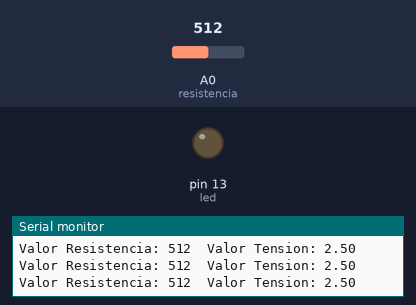
The sketch below on a simulated Arduino Uno, built with avr-gcc and run on an emulated ATmega328P. Shown: output pins drawn as LEDs (lit = HIGH), the last lines printed to the serial monitor. Inputs (shaded band) come from the test bench; at power-on: A0 (resistencia) = 512.

Above: at 1.2 s.
1.3 s: A0 (resistencia) set to 490
At 2.1 s:
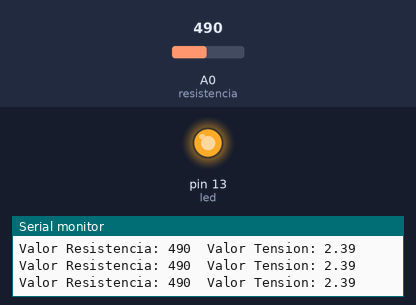
2.8 s: A0 (resistencia) set to 510
At 3.7 s:
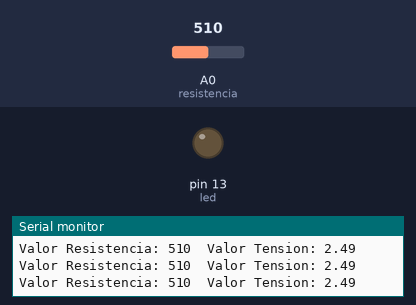
Timing chart, 0 to 5.8 s (numbered marks = the images above; inputs shaded):
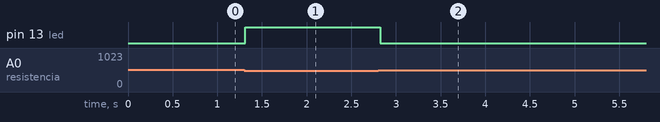

The sketch:

POTENCIOMETRO-LED-Comparar-entrada_analogica.ino
```cpp
//------------------------------------
//Funcion principal
//para una resitencia de 10K
//------------------------------------
int resistencia=A0;
int led=13;
float voltaje;

void setup() // Se ejecuta cada vez que el Arduino se inicia
{
 pinMode(resistencia,INPUT);
 pinMode(led,OUTPUT);
 Serial.begin(9600); //Inicia comunicación serial
}
//------------------------------------
//Funcion ciclicla
//------------------------------------
void loop() // Esta funcion se mantiene ejecutando
{ // cuando este energizado el Arduino
 //Guardar en una variable entera el valor del potenciómetro 0 a 1024
 digitalWrite (led,LOW);
 int valor= analogRead(resistencia);
 //Imprime en la consola serial el valor de la variable

 if(valor < 500)
 digitalWrite(led,HIGH);

 voltaje = valor* (5.0 / 1024.0);

 Serial.print("Valor Resistencia: ");   //Imprime el texto que esta entre las comillas
 Serial.print(valor);//Imprime el la variable "VALOR" (10 bit's)
 Serial.print("\t");
 Serial.print("Valor Tension: ");
 Serial.println(voltaje);
 //Retardo para la visualización de datos en la consola


 delay(100);


}
//Fin programa
```

Measured:
- the behaviour switches between 500 and 499 on A0 (resistencia) (found by bisection; images 0 and 1)
- after the input at 1.3 s, pin 13 (led): LOW → HIGH at once
- after the input at 2.8 s, pin 13 (led): HIGH → LOW at once
